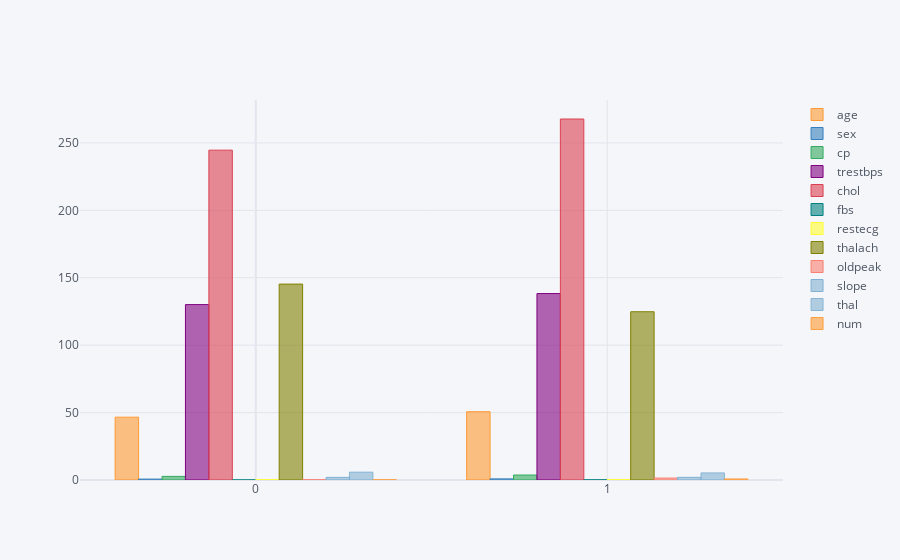

Source (notebook cell):
### Markdown cell above
**A visualization grouped by induced angina shows a high comparison with high cholesterol and other features and a high risk of heart attack.**

**Select one of the features to interact with the chart.**

### Code cell
df.groupby('exang').mean().iplot(kind='bar')

### Figure 1 — Plotly figure (JSON) as saved in the notebook; plotly's stock layout.template omitted (floating-point values rounded to 4 significant figures)
{"data": [{"marker": {"color": "rgba(255, 153, 51, 0.6)", "line": {"color": "rgba(255, 153, 51, 1.0)", "width": 1}}, "name": "age", "orientation": "v", "text": "", "type": "bar", "x": [0.0, 1.0], "y": [46.6, 50.65]}, {"marker": {"color": "rgba(55, 128, 191, 0.6)", "line": {"color": "rgba(55, 128, 191, 1.0)", "width": 1}}, "name": "sex", "orientation": "v", "text": "", "type": "bar", "x": [0.0, 1.0], "y": [0.678, 0.8315]}, {"marker": {"color": "rgba(50, 171, 96, 0.6)", "line": {"color": "rgba(50, 171, 96, 1.0)", "width": 1}}, "name": "cp", "orientation": "v", "text": "", "type": "bar", "x": [0.0, 1.0], "y": [2.668, 3.708]}, {"marker": {"color": "rgba(128, 0, 128, 0.6)", "line": {"color": "rgba(128, 0, 128, 1.0)", "width": 1}}, "name": "trestbps", "orientation": "v", "text": "", "type": "bar", "x": [0.0, 1.0], "y": [130.1, 138.3]}, {"marker": {"color": "rgba(219, 64, 82, 0.6)", "line": {"color": "rgba(219, 64, 82, 1.0)", "width": 1}}, "name": "chol", "orientation": "v", "text": "", "type": "bar", "x": [0.0, 1.0], "y": [244.6, 267.8]}, {"marker": {"color": "rgba(0, 128, 128, 0.6)", "line": {"color": "rgba(0, 128, 128, 1.0)", "width": 1}}, "name": "fbs", "orientation": "v", "text": "", "type": "bar", "x": [0.0, 1.0], "y": [0.04878, 0.1169]}, {"marker": {"color": "rgba(255, 255, 51, 0.6)", "line": {"color": "rgba(255, 255, 51, 1.0)", "width": 1}}, "name": "restecg", "orientation": "v", "text": "", "type": "bar", "x": [0.0, 1.0], "y": [0.2049, 0.2472]}, {"marker": {"color": "rgba(128, 128, 0, 0.6)", "line": {"color": "rgba(128, 128, 0, 1.0)", "width": 1}}, "name": "thalach", "orientation": "v", "text": "", "type": "bar", "x": [0.0, 1.0], "y": [145.3, 124.8]}, {"marker": {"color": "rgba(251, 128, 114, 0.6)", "line": {"color": "rgba(251, 128, 114, 1.0)", "width": 1}}, "name": "oldpeak", "orientation": "v", "text": "", "type": "bar", "x": [0.0, 1.0], "y": [0.2122, 1.447]}, {"marker": {"color": "rgba(128, 177, 211, 0.6)", "line": {"color": "rgba(128, 177, 211, 1.0)", "width": 1}}, "name": "slope", "orientation": "v", "text": "", "type": "bar", "x": [0.0, 1.0], "y": [1.951, 1.989]}, {"marker": {"color": "rgba(128, 177, 211, 0.6)", "line": {"color": "rgba(128, 177, 211, 0.8999999999999999)", "width": 1}}, "name": "thal", "orientation": "v", "text": "", "type": "bar", "x": [0.0, 1.0], "y": [5.82, 5.258]}, {"marker": {"color": "rgba(255, 153, 51, 0.6)", "line": {"color": "rgba(255, 153, 51, 0.8999999999999999)", "width": 1}}, "name": "num", "orientation": "v", "text": "", "type": "bar", "x": [0.0, 1.0], "y": [0.1756, 0.7865]}], "layout": {"legend": {"bgcolor": "#F5F6F9", "font": {"color": "#4D5663"}}, "paper_bgcolor": "#F5F6F9", "plot_bgcolor": "#F5F6F9", "title": {"font": {"color": "#4D5663"}}, "xaxis": {"gridcolor": "#E1E5ED", "showgrid": true, "tickfont": {"color": "#4D5663"}, "title": {"font": {"color": "#4D5663"}, "text": ""}, "zerolinecolor": "#E1E5ED"}, "yaxis": {"gridcolor": "#E1E5ED", "showgrid": true, "tickfont": {"color": "#4D5663"}, "title": {"font": {"color": "#4D5663"}, "text": ""}, "zerolinecolor": "#E1E5ED"}}}
